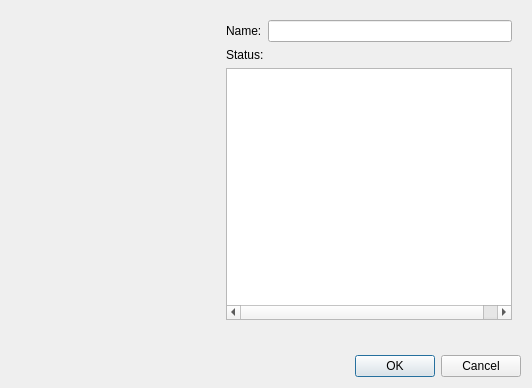
<?xml version="1.0" encoding="UTF-8"?>
<ui version="4.0">
 <class>AddObjectDialog</class>
 <widget class="QDialog" name="AddObjectDialog">
  <property name="geometry">
   <rect>
    <x>0</x>
    <y>0</y>
    <width>532</width>
    <height>366</height>
   </rect>
  </property>
  <property name="sizePolicy">
   <sizepolicy hsizetype="Preferred" vsizetype="Preferred">
    <horstretch>0</horstretch>
    <verstretch>0</verstretch>
   </sizepolicy>
  </property>
  <property name="minimumSize">
   <size>
    <width>0</width>
    <height>0</height>
   </size>
  </property>
  <property name="maximumSize">
   <size>
    <width>640</width>
    <height>480</height>
   </size>
  </property>
  <property name="windowTitle">
   <string>Add new character</string>
  </property>
  <layout class="QVBoxLayout" name="verticalLayout">
   <item>
    <widget class="QWidget" name="wCreateNewObject" native="true">
     <layout class="QHBoxLayout" name="horizontalLayout_3">
      <item>
       <widget class="QLabel" name="lImage">
        <property name="sizePolicy">
         <sizepolicy hsizetype="Preferred" vsizetype="Preferred">
          <horstretch>0</horstretch>
          <verstretch>0</verstretch>
         </sizepolicy>
        </property>
        <property name="minimumSize">
         <size>
          <width>200</width>
          <height>300</height>
         </size>
        </property>
        <property name="maximumSize">
         <size>
          <width>200</width>
          <height>300</height>
         </size>
        </property>
        <property name="text">
         <string/>
        </property>
        <property name="scaledContents">
         <bool>false</bool>
        </property>
       </widget>
      </item>
      <item>
       <layout class="QVBoxLayout" name="verticalLayout_2">
        <item>
         <layout class="QHBoxLayout" name="horizontalLayout">
          <item>
           <widget class="QLabel" name="label">
            <property name="sizePolicy">
             <sizepolicy hsizetype="Minimum" vsizetype="Preferred">
              <horstretch>0</horstretch>
              <verstretch>0</verstretch>
             </sizepolicy>
            </property>
            <property name="text">
             <string>Name:</string>
            </property>
           </widget>
          </item>
          <item>
           <widget class="QLineEdit" name="nameEdit"/>
          </item>
         </layout>
        </item>
        <item>
         <widget class="QLabel" name="label_2">
          <property name="text">
           <string>Status:</string>
          </property>
         </widget>
        </item>
        <item>
         <widget class="QTreeWidget" name="statusTreeWidget">
          <property name="rootIsDecorated">
           <bool>false</bool>
          </property>
          <attribute name="headerVisible">
           <bool>false</bool>
          </attribute>
          <attribute name="headerDefaultSectionSize">
           <number>100</number>
          </attribute>
          <attribute name="headerMinimumSectionSize">
           <number>20</number>
          </attribute>
          <attribute name="headerStretchLastSection">
           <bool>false</bool>
          </attribute>
          <column>
           <property name="text">
            <string notr="true">Status</string>
           </property>
          </column>
          <column>
           <property name="text">
            <string>Image</string>
           </property>
          </column>
          <column>
           <property name="text">
            <string>Remove</string>
           </property>
          </column>
         </widget>
        </item>
       </layout>
      </item>
     </layout>
    </widget>
   </item>
   <item>
    <widget class="QLabel" name="errorLabel">
     <property name="styleSheet">
      <string notr="true">color: rgba(255, 0, 0); font-weight: bold;</string>
     </property>
     <property name="text">
      <string/>
     </property>
     <property name="alignment">
      <set>Qt::AlignCenter</set>
     </property>
    </widget>
   </item>
   <item>
    <widget class="QDialogButtonBox" name="buttonBox">
     <property name="orientation">
      <enum>Qt::Horizontal</enum>
     </property>
     <property name="standardButtons">
      <set>QDialogButtonBox::Cancel|QDialogButtonBox::Ok</set>
     </property>
    </widget>
   </item>
  </layout>
 </widget>
 <resources/>
 <connections>
  <connection>
   <sender>buttonBox</sender>
   <signal>accepted()</signal>
   <receiver>AddObjectDialog</receiver>
   <slot>accept()</slot>
   <hints>
    <hint type="sourcelabel">
     <x>248</x>
     <y>254</y>
    </hint>
    <hint type="destinationlabel">
     <x>157</x>
     <y>274</y>
    </hint>
   </hints>
  </connection>
  <connection>
   <sender>buttonBox</sender>
   <signal>rejected()</signal>
   <receiver>AddObjectDialog</receiver>
   <slot>reject()</slot>
   <hints>
    <hint type="sourcelabel">
     <x>316</x>
     <y>260</y>
    </hint>
    <hint type="destinationlabel">
     <x>286</x>
     <y>274</y>
    </hint>
   </hints>
  </connection>
 </connections>
</ui>
